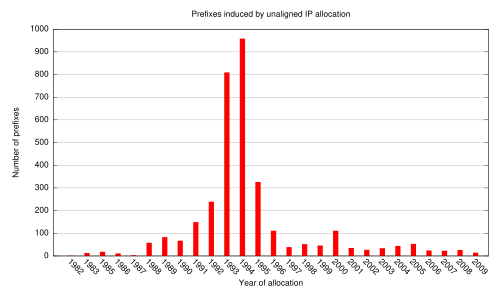

Generate this figure with gnuplot:
set terminal pdf

set title 'Prefixes induced by unaligned IP allocation'
set xlabel 'Year of allocation'
set ylabel 'Number of prefixes'


#set ydata time
#set timefmt "%Y-%m-%d"
#set format y "%Y/%b"

#set border 3 front linetype -1 linewidth 1.000
#set boxwidth 1 absolute

set style fill   solid 4.00 noborder
#set grid nopolar
#set grid noxtics nomxtics ytics nomytics noztics nomztics \
# nox2tics nomx2tics noy2tics nomy2tics nocbtics nomcbtics
#set grid layerdefault   linetype 0 linewidth 1.000,  linetype 0 linewidth 1.000
#set key bmargin center horizontal Left reverse enhanced autotitles columnhead nobox
#set datafile missing '-'
set style data histograms


#set pm3d
#set style histogram clustered gap 8
#title offset 4,0.25
#set style fill solid noborder
#set boxwidth 0.95

set key under nobox
set grid y
set auto y
#set logscale y

set xtics nomirror rotate by -45 scale 0


plot 'stat.txt' using 2:xtic(1) notitle \
